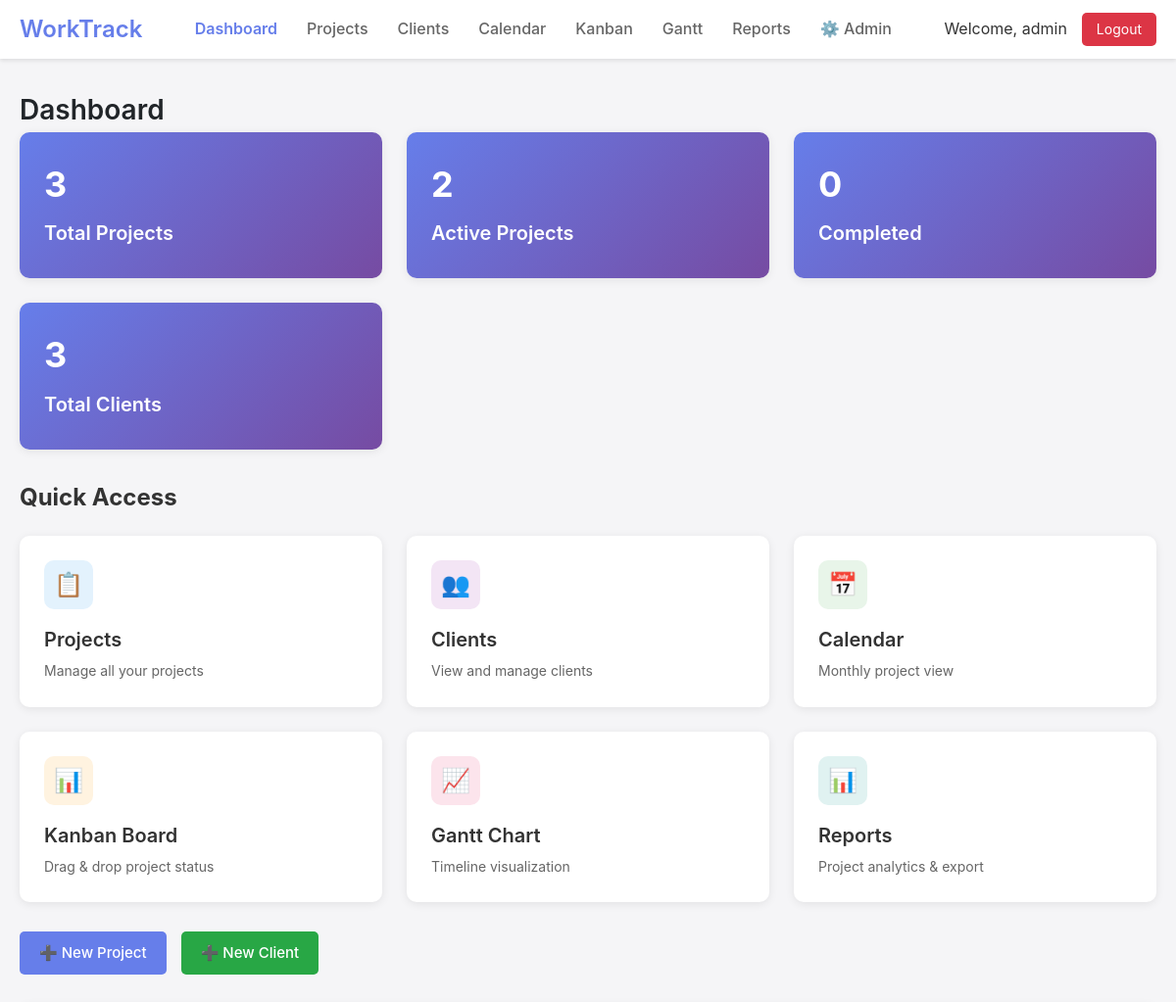
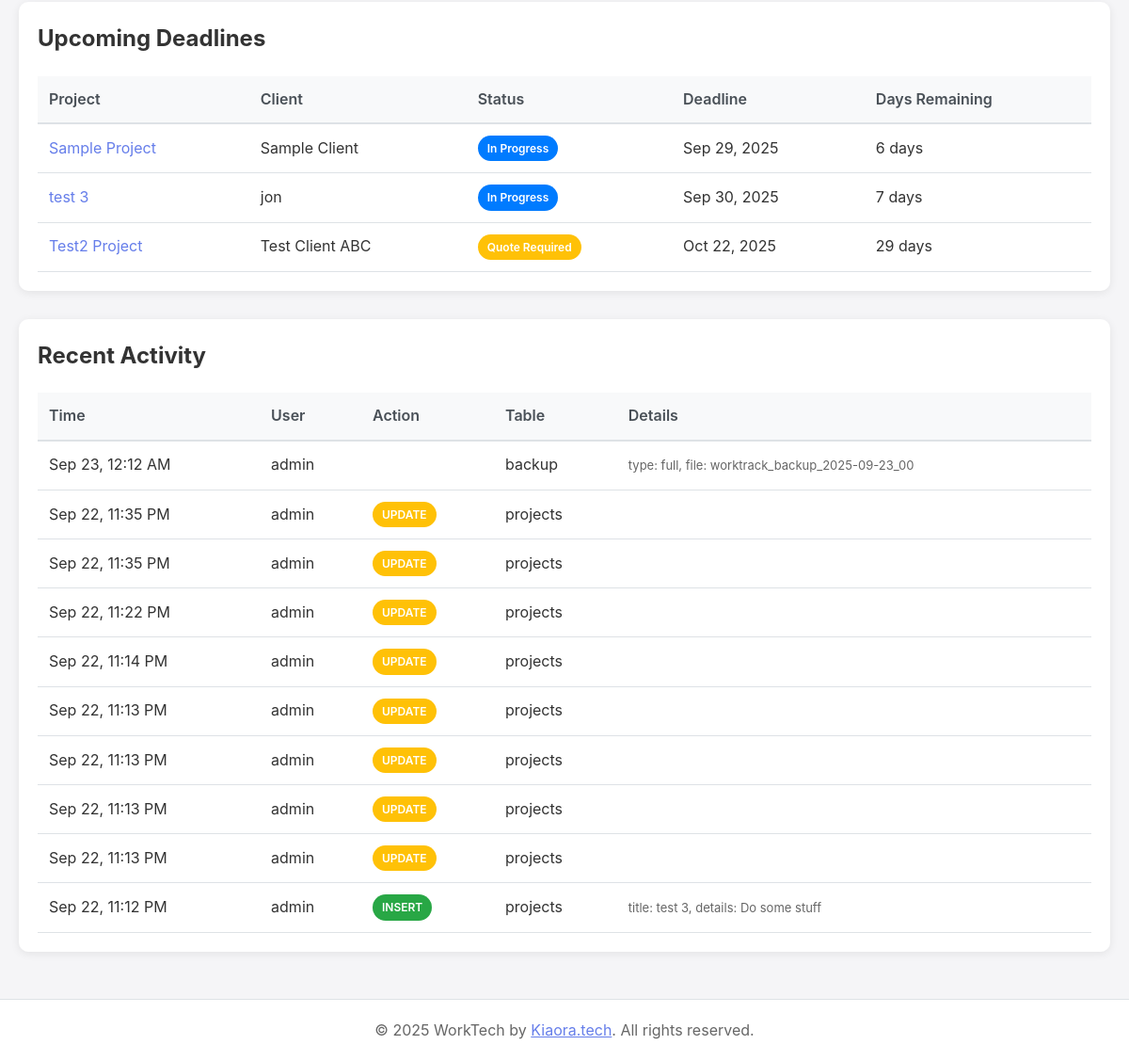
/index.php (signed in), run on the app's committed database (2 pictures, top to bottom).
### tables this page shows
CREATE TABLE projects (
    id INTEGER PRIMARY KEY AUTOINCREMENT,
    title TEXT NOT NULL,
    details TEXT,
    client_id INTEGER REFERENCES clients(id),
    start_date DATE,
    completion_date DATE,
    status_id INTEGER REFERENCES project_statuses(id),
    created_date DATETIME DEFAULT CURRENT_TIMESTAMP,
    fabric TEXT,
    created_by INTEGER REFERENCES users(id),
    updated_by INTEGER REFERENCES users(id),
    updated_at DATETIME DEFAULT CURRENT_TIMESTAMP,
    template_id INTEGER REFERENCES project_templates(id)
);

CREATE TABLE clients (
    id INTEGER PRIMARY KEY AUTOINCREMENT,
    name TEXT NOT NULL,
    address TEXT,
    phone TEXT,
    email TEXT,
    remarks TEXT,
    created_at DATETIME DEFAULT CURRENT_TIMESTAMP,
    updated_at DATETIME DEFAULT CURRENT_TIMESTAMP,
    created_by INTEGER REFERENCES users(id),
    updated_by INTEGER REFERENCES users(id)
);

CREATE TABLE project_statuses (
    id INTEGER PRIMARY KEY AUTOINCREMENT,
    name TEXT NOT NULL,
    color TEXT DEFAULT '#007bff',
    sort_order INTEGER DEFAULT 0,
    is_active BOOLEAN DEFAULT 1
);

CREATE TABLE audit_log (
    id INTEGER PRIMARY KEY AUTOINCREMENT,
    table_name TEXT NOT NULL,
    record_id INTEGER NOT NULL,
    action TEXT NOT NULL, -- INSERT, UPDATE, DELETE
    changes_json TEXT,
    user_id INTEGER REFERENCES users(id),
    timestamp DATETIME DEFAULT CURRENT_TIMESTAMP
);

CREATE TABLE users (
    id INTEGER PRIMARY KEY AUTOINCREMENT,
    username TEXT NOT NULL UNIQUE,
    password_hash TEXT NOT NULL,
    email TEXT NOT NULL,
    created_at DATETIME DEFAULT CURRENT_TIMESTAMP,
    last_login DATETIME
);

### includes/db.php (called while the page is built, shortened)
<?php
class Database {
    private static $instance = null;
    private $conn;
    private function __construct() {
        try {
            $this->conn = new PDO('sqlite:' . DB_PATH);
            $this->conn->setAttribute(PDO::ATTR_ERRMODE, PDO::ERRMODE_EXCEPTION);
            $this->conn->setAttribute(PDO::ATTR_DEFAULT_FETCH_MODE, PDO::FETCH_ASSOC);
            $this->conn->exec('PRAGMA foreign_keys = ON');
        } catch (PDOException $e) {
            die("Connection failed: " . $e->getMessage());
        }
    }
    public static function getInstance() {
        if (!self::$instance) {
            self::$instance = new Database();
        }
        return self::$instance;
    }
    public function query($sql, $params = []) {
        try {
            $stmt = $this->conn->prepare($sql);
            $stmt->execute($params);
            return $stmt;
        } catch (PDOException $e) {
            if (DEBUG_MODE) {
                throw $e;
            }
            error_log($e->getMessage());
            return false;
        }
    }
    public function fetchAll($sql, $params = []) {
        $stmt = $this->query($sql, $params);
        return $stmt ? $stmt->fetchAll() : [];
    }
    public function fetchOne($sql, $params = []) {
        $stmt = $this->query($sql, $params);
        return $stmt ? $stmt->fetch() : null;
    }
}
?>

### index.php (the view, shortened to what this page needs)
<?php
require_once 'includes/header.php';
require_once 'includes/db.php';
$db = Database::getInstance();
$totalProjects = $db->fetchOne("SELECT COUNT(*) as count FROM projects")['count'];
$activeProjects = $db->fetchOne("SELECT COUNT(*) as count FROM projects WHERE status_id IN (SELECT id FROM project_statuses WHERE name IN ('In Progress', 'Pending'))")['count'];
$completedProjects = $db->fetchOne("SELECT COUNT(*) as count FROM projects WHERE status_id = (SELECT id FROM project_statuses WHERE name = 'Completed')")['count'];
$totalClients = $db->fetchOne("SELECT COUNT(*) as count FROM clients")['count'];
$recentActivity = $db->fetchAll("
    SELECT al.*, u.username
    FROM audit_log al
    LEFT JOIN users u ON al.user_id = u.id
    ORDER BY al.timestamp DESC
    LIMIT 10
");
$upcomingDeadlines = $db->fetchAll("
    SELECT p.*, c.name as client_name, ps.name as status_name, ps.color as status_color
    FROM projects p
    LEFT JOIN clients c ON p.client_id = c.id
    LEFT JOIN project_statuses ps ON p.status_id = ps.id
    WHERE p.completion_date >= date('now')
    AND ps.name NOT IN ('Completed', 'Cancelled')
    ORDER BY p.completion_date ASC
    LIMIT 5
");
?>
<h1 class="page-title">Dashboard</h1>
<div class="dashboard-grid">
    <div class="dashboard-card stats-card">
        <div class="stats-number"><?php echo $totalProjects; ?></div>
        <div class="card-title">Total Projects</div>
    </div>
    <div class="dashboard-card stats-card">
        <div class="stats-number"><?php echo $activeProjects; ?></div>
        <div class="card-title">Active Projects</div>
    </div>
    <div class="dashboard-card stats-card">
        <div class="stats-number"><?php echo $completedProjects; ?></div>
        <div class="card-title">Completed</div>
    </div>
    <div class="dashboard-card stats-card">
        <div class="stats-number"><?php echo $totalClients; ?></div>
        <div class="card-title">Total Clients</div>
    </div>
</div>
<h2 style="margin: 30px 0 20px 0;">Quick Access</h2>
<div class="dashboard-grid">
    <a href="<?php echo BASE_PATH; ?>/projects.php" class="dashboard-card">
        <div class="card-icon" style="background: #e3f2fd; color: #1976d2;">📋</div>
        <div class="card-title">Projects</div>
        <div class="card-description">Manage all your projects</div>
    </a>
    <a href="<?php echo BASE_PATH; ?>/clients.php" class="dashboard-card">
        <div class="card-icon" style="background: #f3e5f5; color: #7b1fa2;">👥</div>
        <div class="card-title">Clients</div>
        <div class="card-description">View and manage clients</div>
    </a>
    <a href="<?php echo BASE_PATH; ?>/calendar.php" class="dashboard-card">
        <div class="card-icon" style="background: #e8f5e9; color: #388e3c;">📅</div>
        <div class="card-title">Calendar</div>
        <div class="card-description">Monthly project view</div>
    </a>
    <a href="<?php echo BASE_PATH; ?>/kanban.php" class="dashboard-card">
        <div class="card-icon" style="background: #fff3e0; color: #f57c00;">📊</div>
        <div class="card-title">Kanban Board</div>
        <div class="card-description">Drag & drop project status</div>
    </a>
    <a href="<?php echo BASE_PATH; ?>/gantt.php" class="dashboard-card">
        <div class="card-icon" style="background: #fce4ec; color: #c2185b;">📈</div>
        <div class="card-title">Gantt Chart</div>
        <div class="card-description">Timeline visualization</div>
    </a>
    <a href="<?php echo BASE_PATH; ?>/reports.php" class="dashboard-card">
        <div class="card-icon" style="background: #e0f2f1; color: #00796b;">📊</div>
        <div class="card-title">Reports</div>
        <div class="card-description">Project analytics & export</div>
    </a>
</div>
<div style="display: flex; gap: 15px; margin: 30px 0;">
    <a href="<?php echo BASE_PATH; ?>/projects.php?action=new" class="btn btn-primary">➕ New Project</a>
    <a href="<?php echo BASE_PATH; ?>/clients.php?action=new" class="btn btn-success">➕ New Client</a>
</div>
<div class="table-container">
    <h2 style="margin-bottom: 20px;">Upcoming Deadlines</h2>
    <?php if (count($upcomingDeadlines) > 0): ?>
        <table>
            <thead>
                <tr>
                    <th>Project</th>
                    <th>Client</th>
                    <th>Status</th>
                    <th>Deadline</th>
                    <th>Days Remaining</th>
                </tr>
            </thead>
            <tbody>
                <?php foreach ($upcomingDeadlines as $project):
                    $daysRemaining = (strtotime($project['completion_date']) - time()) / 86400;
                    $daysRemaining = ceil($daysRemaining);
                ?>
                    <tr>
                        <td><a href="<?php echo BASE_PATH; ?>/projects.php?id=<?php echo $project['id']; ?>" style="color: #667eea; text-decoration: none;"><?php echo htmlspecialchars($project['title']); ?></a></td>
                        <td><?php echo htmlspecialchars($project['client_name'] ?? 'No client'); ?></td>
                        <td><span class="status-badge" style="background: <?php echo $project['status_color']; ?>; color: white;"><?php echo htmlspecialchars($project['status_name']); ?></span></td>
                        <td><?php echo date('M j, Y', strtotime($project['completion_date'])); ?></td>
                        <td>
                            <?php if ($daysRemaining < 0): ?>
                                <span style="color: #dc3545;">Overdue</span>
                            <?php elseif ($daysRemaining == 0): ?>
                                <span style="color: #ffc107;">Today</span>
                            <?php elseif ($daysRemaining == 1): ?>
                                <span style="color: #ffc107;">Tomorrow</span>
                            <?php else: ?>
                                <?php echo $daysRemaining; ?> days
                            <?php endif; ?>
                        </td>
                    </tr>
                <?php endforeach; ?>
            </tbody>
        </table>
    <?php else: ?>
        <p style="color: #666;">No upcoming deadlines</p>
    <?php endif; ?>
</div>
<div class="table-container" style="margin-top: 30px;">
    <h2 style="margin-bottom: 20px;">Recent Activity</h2>
    <?php if (count($recentActivity) > 0): ?>
        <table>
            <thead>
                <tr>
                    <th>Time</th>
                    <th>User</th>
                    <th>Action</th>
                    <th>Table</th>
                    <th>Details</th>
                </tr>
            </thead>
            <tbody>
                <?php foreach ($recentActivity as $activity): ?>
                    <tr>
                        <td><?php echo date('M j, g:i A', strtotime($activity['timestamp'])); ?></td>
                        <td><?php echo htmlspecialchars($activity['username'] ?? 'System'); ?></td>
                        <td>
                            <?php
                            $actionClass = '';
                            if ($activity['action'] == 'INSERT') $actionClass = 'btn-success';
                            elseif ($activity['action'] == 'UPDATE') $actionClass = 'btn-warning';
                            elseif ($activity['action'] == 'DELETE') $actionClass = 'btn-danger';
                            ?>
                            <span class="status-badge <?php echo $actionClass; ?>" style="color: white;">
                                <?php echo $activity['action']; ?>
                            </span>
                        </td>
                        <td><?php echo htmlspecialchars($activity['table_name']); ?></td>
                        <td style="font-size: 13px; color: #666;">
                            <?php
                            $changes = json_decode($activity['changes_json'], true);
                            if ($changes && is_array($changes)) {
                                $summary = [];
                                foreach (array_slice($changes, 0, 2) as $key => $value) {
                                    if (!is_array($value)) {
                                        $summary[] = $key . ': ' . substr($value, 0, 30);
                                    }
                                }
                                echo htmlspecialchars(implode(', ', $summary));
                            }
                            ?>
                        </td>
                    </tr>
                <?php endforeach; ?>
            </tbody>
        </table>
    <?php else: ?>
        <p style="color: #666;">No recent activity</p>
    <?php endif; ?>
</div>
<?php require_once 'includes/footer.php'; ?>

### public/css/style.css (style rules this page uses)
* { margin: 0; padding: 0; box-sizing: border-box; }
body { font-family: -apple-system, BlinkMacSystemFont, "Segoe UI", Roboto, "Helvetica Neue", Arial, sans-serif; background: #f5f5f7; color: #333; line-height: 1.6; }
.dashboard-grid { display: grid; grid-template-columns: repeat(auto-fit, minmax(280px, 1fr)); gap: 25px; margin-bottom: 30px; }
.dashboard-card { background: white; border-radius: 10px; padding: 25px; box-shadow: 0 2px 10px rgba(0,0,0,0.08); transition: transform 0.3s, box-shadow 0.3s; text-decoration: none; color: inherit; }
.card-icon { width: 50px; height: 50px; border-radius: 10px; display: flex; align-items: center; justify-content: center; font-size: 24px; margin-bottom: 15px; }
.card-title { font-size: 20px; font-weight: 600; margin-bottom: 5px; }
.card-description { color: #666; font-size: 14px; }
.stats-card { background: linear-gradient(135deg, #667eea 0%, #764ba2 100%); color: white; }
.stats-number { font-size: 36px; font-weight: 700; margin-bottom: 5px; }
.table-container { background: white; border-radius: 10px; padding: 20px; box-shadow: 0 2px 10px rgba(0,0,0,0.08); overflow-x: auto; }
table { width: 100%; border-collapse: collapse; }
th { text-align: left; padding: 12px; background: #f8f9fa; font-weight: 600; color: #495057; border-bottom: 2px solid #dee2e6; }
td { padding: 12px; border-bottom: 1px solid #dee2e6; }
.btn { padding: 10px 20px; border: none; border-radius: 5px; font-size: 15px; font-weight: 500; cursor: pointer; transition: all 0.3s; text-decoration: none; display: inline-block; }
.btn-primary { background: #667eea; color: white; }
.btn-success { background: #28a745; color: white; }
.btn-warning { background: #ffc107; color: #212529; }
.status-badge { padding: 4px 10px; border-radius: 15px; font-size: 12px; font-weight: 600; display: inline-block; }
.page-title { font-size: 28px; font-weight: 600; color: #212529; }

### data on the page
projects: title "Sample Project", client.name "Sample Client", status.name "In Progress", completion_date "Sep 29, 2025", completion_date "6"
projects: title "test 3", client.name "jon", status.name "In Progress", completion_date "Sep 30, 2025", completion_date "7"
projects: title "Test2 Project", client.name "Test Client ABC", status.name "Quote Required", completion_date "Oct 22, 2025", completion_date "29"
audit_log: timestamp "Sep 23, 12:12 AM", user.username "admin", table_name "backup", summary "type: full, file: worktrack_backup_2025-09-23_00"
audit_log: timestamp "Sep 22, 11:35 PM", user.username "admin", action "UPDATE", table_name "projects"
audit_log: timestamp "Sep 22, 11:35 PM", user.username "admin", action "UPDATE", table_name "projects"
audit_log: timestamp "Sep 22, 11:22 PM", user.username "admin", action "UPDATE", table_name "projects"
audit_log: timestamp "Sep 22, 11:14 PM", user.username "admin", action "UPDATE", table_name "projects"
audit_log: timestamp "Sep 22, 11:13 PM", user.username "admin", action "UPDATE", table_name "projects"
audit_log: timestamp "Sep 22, 11:13 PM", user.username "admin", action "UPDATE", table_name "projects"
audit_log: timestamp "Sep 22, 11:13 PM", user.username "admin", action "UPDATE", table_name "projects"
audit_log: timestamp "Sep 22, 11:13 PM", user.username "admin", action "UPDATE", table_name "projects"
audit_log: timestamp "Sep 22, 11:12 PM", user.username "admin", action "INSERT", table_name "projects", summary "title: test 3, details: Do some stuff"

### other printed values
SITE_NAME "WorkTrack"
Auth::getCurrentUsername() "admin"
$totalProjects "3"
$activeProjects "2"
$completedProjects "0"
$totalClients "3"
